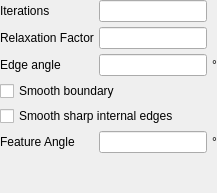
         <widget class="QWidget" name="smooth">
          <layout class="QGridLayout" name="gridLayout_2">
           <property name="leftMargin">
            <number>0</number>
           </property>
           <property name="topMargin">
            <number>0</number>
           </property>
           <property name="rightMargin">
            <number>0</number>
           </property>
           <property name="bottomMargin">
            <number>0</number>
           </property>
           <property name="spacing">
            <number>5</number>
           </property>
           <item row="0" column="0">
            <widget class="QLabel" name="label">
             <property name="text">
              <string>Iterations</string>
             </property>
            </widget>
           </item>
           <item row="0" column="1">
            <widget class="LineEdit" name="lineedit_iterations"/>
           </item>
           <item row="1" column="0">
            <widget class="QLabel" name="label_2">
             <property name="text">
              <string>Relaxation Factor</string>
             </property>
            </widget>
           </item>
           <item row="1" column="1">
            <widget class="LineEdit" name="lineedit_relaxation"/>
           </item>
           <item row="2" column="0">
            <widget class="QLabel" name="label_4">
             <property name="text">
              <string>Edge angle</string>
             </property>
            </widget>
           </item>
           <item row="2" column="1">
            <widget class="LineEdit" name="lineedit_edgeangle"/>
           </item>
           <item row="3" column="0" colspan="2">
            <widget class="QCheckBox" name="checkbox_boundarysmoothing">
             <property name="text">
              <string>Smooth boundary</string>
             </property>
            </widget>
           </item>
           <item row="4" column="0" colspan="2">
            <widget class="QCheckBox" name="checkbox_featureedgesmoothing">
             <property name="text">
              <string>Smooth sharp internal edges</string>
             </property>
            </widget>
           </item>
           <item row="5" column="0">
            <widget class="QLabel" name="label_3">
             <property name="text">
              <string>Feature Angle</string>
             </property>
            </widget>
           </item>
           <item row="5" column="1">
            <widget class="LineEdit" name="lineedit_featureangle"/>
           </item>
           <item row="6" column="0">
            <spacer name="verticalSpacer_2">
             <property name="orientation">
              <enum>Qt::Vertical</enum>
             </property>
             <property name="sizeType">
              <enum>QSizePolicy::Expanding</enum>
             </property>
             <property name="sizeHint" stdset="0">
              <size>
               <width>20</width>
               <height>40</height>
              </size>
             </property>
            </spacer>
           </item>
           <item row="2" column="2">
            <widget class="QLabel" name="label_147">
             <property name="text">
              <string>°</string>
             </property>
            </widget>
           </item>
           <item row="5" column="2">
            <widget class="QLabel" name="label_148">
             <property name="text">
              <string>°</string>
             </property>
            </widget>
           </item>
          </layout>
         </widget>
